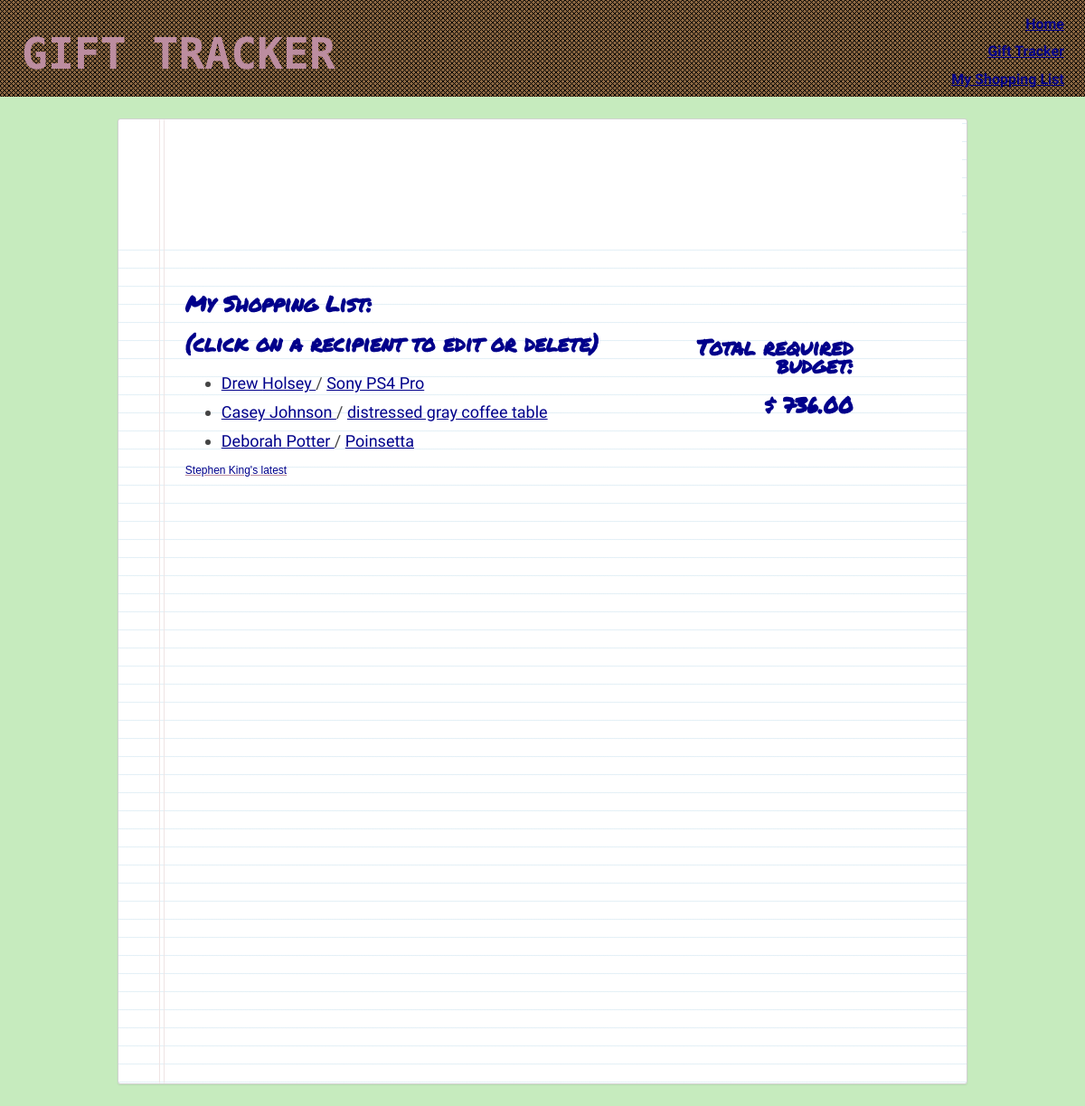
The page /idea_tracker/shoppinglist/ on the database its author committed.
### idea_tracker/models.py (models this page shows, shortened)
class Recipient(models.Model):
    first_name = models.CharField(max_length=30)
    last_name = models.CharField(max_length=30)
    birthday = models.CharField(max_length=10, blank=True)
    notes = models.TextField(max_length=255, blank=True)
    def get_absolute_url(self):
        return reverse('recipient_update_form', kwargs={'pk': self.pk})

class Gift(models.Model):
    name = models.CharField(max_length=30, blank=True)
    model_number = models.CharField(max_length=30, blank=True)
    price = models.DecimalField(default=0.00, decimal_places=2, max_digits=6)
    recipients = models.ManyToManyField(Recipient, blank=True)
    purchased = models.BooleanField(default=False)
    def __str__(self):
        return "{}".format(self.name)
    def get_absolute_url(self):
        return reverse('gift_update_form', kwargs={'pk': self.pk})

### idea_tracker/views.py (the view)
def shopping_list(request):
    recipients = models.Recipient.objects.all().order_by('last_name')
    gift_list = models.Gift.objects.all()
    total = []
    total_price = 0
    for y in gift_list:
        try:
            total.append(y.price)
            total_price = sum(total)
        except y.DoesNotExist:
            total_price -= y.price
    return render(request, 'idea_tracker/shoppinglist.html', {'recipients': recipients, 'total_price': total_price})

### idea_tracker/templates/idea_tracker/shoppinglist.html (shortened to what this page needs)
{% extends 'layout.html' %}
{% load static from staticfiles %}
{% block css %} <link rel="stylesheet" href="{% static '/css/shoppinglist.css' %}">{% endblock %}
{% block content %}
<div class="wrapper">
    <div class="paper">
        <article class="head"></article>
        <p>&nbsp;</p>
        <div class="container">
            <div>
                <h3>My Shopping List:</h3>
                <h3 style='font-family: 'Kalam', cursive'>(click on a recipient to edit or delete)</h3>
                    {% for name in recipients %}
                        <ul>
                            <li style="font-family: 'Kalam', cursive; font-size: 1.5em"><a href="{{ name.get_absolute_url }}">{{ name.first_name }} {{ name.last_name }} </a> /
                                {% for gift in name.gift_set.all %}
                             <a href="{{ gift.get_absolute_url }}"><span style='color:darkblue'>{{ gift }}</span></a></li>
                        </ul>
                                {% endfor %}
                    {% endfor %}
            </div>
            <div class="price">
                <h3>Total required budget:</h3>
                <h3>$ {{ total_price }}</h3>
            </div>
        </div>
    </div>
</div>
{% endblock %}

### assets/css/layout.css (style rules this page uses)
:root { background: #c6ebbe; }
.wrapper { width: 95%; margin: 0 auto; }
a { color: #bc8da0; }
li a { color: darkblue; }
h3, h4, h5 { color: darkblue; font-family: 'Permanent Marker', cursive, 'Courier New', serif; font-size: 2em; }
@media (min-width: 695px) { .wrapper { width: 80%; margin: 0 auto; } }

### assets/css/shoppinglist.css (style rules this page uses)
.wrapper { width: 95%; margin: 0 auto; }
.price { margin: 0 auto; margin-top: 4em; border-top: solid black 1px; }
.paper { font: normal 12px/1.5 "Lucida Grande", arial, sans-serif; width: 50%; height: 80%; padding: 6px 5px 4px 10px; position: relative; margin: 2em auto; color: #444; line-height: 20px; border: 1px solid #d2d2d2; background: #fff; background: -webkit-gradient(linear, 0 0, 0 100%, from(#d9eaf3), color-stop(4%, #fff)) 0 4px; background: -webkit-linear-gradient(top, #d9eaf3 0%, #fff 8%) 0 4px; background: -moz-linear-gradient(top, #d9eaf3 0%, #fff 8%) 0 4px; background: -ms-linear-gradient(top, #d9eaf3 0%, #fff 8%) 0 4px; background: -o-linear-gradient(top, #d9eaf3 0%, #fff 8%) 0 4px; background: linear-gradient(top, #d9eaf3 0%, #fff 8%) 0 4px; -webkit-background-size: 100% 20px; -moz-background-size: 100% 20px; -ms-background-size: 100% 20px; -o-background-size: 100% 20px; background-size: 100% 20px; -webkit-border-radius: 3px; -moz-border-radius: 3px; border-radius: 3px; -webkit-box-shadow: 0 1px 2px rgba(0,0,0,0.07); -moz-box-shadow: 0 1px 2px rgba(0,0,0,0.07); box-shadow: 0 1px 2px rgba(0,0,0,0.07); width: 95%; height: 1056px; }
.paper::before { content: ''; position: absolute; width: 4px; top: 0; left: 45px; bottom: 0; border: 1px solid; border-color: transparent #efe4e4; }
.head { background-color: #FFF; min-height: 124px; margin-left: -10px; margin-top: -4px; }
@media (min-width: 695px) { .wrapper { width: 90%; margin: 0 auto; } }
@media (min-width: 695px) { .container { width: 80%; display: grid; grid-template-columns: 3fr 1fr; margin-left: 4rem; } }
@media (min-width: 695px) { .price { font-family: 'Kalam', cursive; grid-column-start: 2; text-align: right; border-top: none; } }

### rows shown on the page
Recipient: first_name "Drew", last_name "Holsey"
Gift: name "Sony PS4 Pro"
Recipient: first_name "Casey", last_name "Johnson"
Gift: name "distressed gray coffee table"
Recipient: first_name "Deborah", last_name "Potter"
Gift: name "Poinsetta"
Gift: name "Stephen King's latest"

### other values the page prints
{{ total_price }} "736.00"
